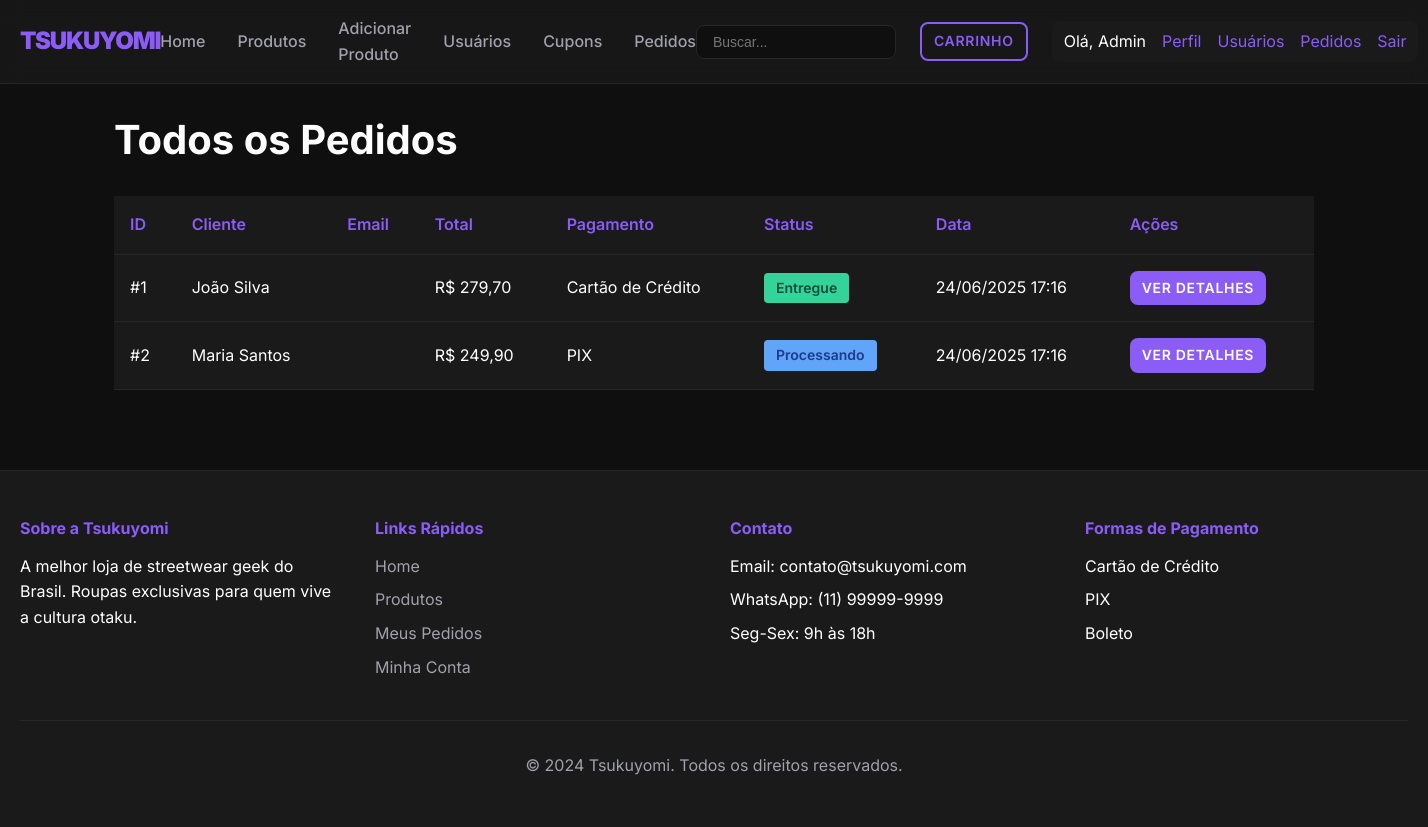
The page /public/index.php?action=all_orders (signed in) on the database its author committed.
### tables this page shows
CREATE TABLE `orders` (
  `id` int(11) NOT NULL,
  `user_id` int(11) NOT NULL,
  `total_amount` decimal(10,2) NOT NULL,
  `status` enum('pending','processing','shipped','delivered','cancelled') DEFAULT 'pending',
  `payment_method` varchar(50) DEFAULT NULL,
  `shipping_address` text DEFAULT NULL,
  `created_at` timestamp NOT NULL DEFAULT current_timestamp(),
  `updated_at` timestamp NOT NULL DEFAULT current_timestamp() ON UPDATE current_timestamp()
);

CREATE TABLE `users` (
  `id` int(11) NOT NULL,
  `name` varchar(100) NOT NULL,
  `email` varchar(100) NOT NULL,
  `password` varchar(255) NOT NULL,
  `phone` varchar(20) DEFAULT NULL,
  `address` varchar(255) DEFAULT NULL,
  `city` varchar(100) DEFAULT NULL,
  `state` varchar(2) DEFAULT NULL,
  `zip_code` varchar(10) DEFAULT NULL,
  `user_type` enum('customer','admin') DEFAULT 'customer',
  `created_at` timestamp NOT NULL DEFAULT current_timestamp()
);

### controllers/OrderController.php (called while the page is built, shortened)
<?php
require_once '../config/database.php';
require_once '../models/Order.php';
class OrderController {
    private $order;
    public function __construct() {
        $database = new Database();
        $this->db = $database->getConnection();
        $this->order = new Order($this->db);
    }
    public function allOrders() {
        $stmt = $this->order->getAllOrders();
        $orders = $stmt->fetchAll(PDO::FETCH_ASSOC);
        include '../views/admin/orders/index.php';
    }
}
?>

### config/database.php (called while the page is built, shortened)
<?php
class Database {
    private $host = "localhost";
    private $db_name = "tsukuyomi_store";
    private $username = "root";
    private $password = "";
    public function getConnection() {
        $this->conn = null;
        try {
            $this->conn = new PDO("mysql:host=" . $this->host . ";dbname=" . $this->db_name,
                                  $this->username, $this->password);
            $this->conn->exec("set names utf8");
            $this->conn->setAttribute(PDO::ATTR_ERRMODE, PDO::ERRMODE_EXCEPTION);
        } catch(PDOException $exception) {
            echo "Connection error: " . $exception->getMessage();
        }
        return $this->conn;
    }
}
?>

### models/Order.php (called while the page is built, shortened)
<?php
class Order {
    private $conn;
    private $table_name = "orders";
    public function __construct($db) {
        $this->conn = $db;
    }
    public function getAllOrders() {
        $query = "SELECT o.*, u.name as user_name
                FROM " . $this->table_name . " o
                JOIN users u ON o.user_id = u.id
                ORDER BY o.created_at DESC";
        $stmt = $this->conn->prepare($query);
        $stmt->execute();
        return $stmt;
    }
}
?>

### views/admin/orders/index.php (the view, shortened to what this page needs)
<?php include '../../layout/header.php'; ?>
<div class="admin-container">
    <h1>Todos os Pedidos</h1>
    <div class="table-container">
        <table class="data-table">
            <thead>
                <tr>
                    <th>ID</th>
                    <th>Cliente</th>
                    <th>Email</th>
                    <th>Total</th>
                    <th>Pagamento</th>
                    <th>Status</th>
                    <th>Data</th>
                    <th>Ações</th>
                </tr>
            </thead>
            <tbody>
                <?php foreach($orders as $order): ?>
                    <tr>
                        <td>#<?php echo $order['id']; ?></td>
                        <td><?php echo htmlspecialchars($order['user_name']); ?></td>
                        <td><?php echo htmlspecialchars($order['email']); ?></td>
                        <td>R$ <?php echo number_format($order['total_amount'], 2, ',', '.'); ?></td>
                        <td>
                            <?php
                            $payment_labels = [
                                'card' => 'Cartão',
                                'credit_card' => 'Cartão de Crédito',
                                'debit_card' => 'Cartão de Débito',
                                'pix' => 'PIX',
                                'boleto' => 'Boleto'
                            ];
                            echo $payment_labels[$order['payment_method']] ?? $order['payment_method'];
                            ?>
                        </td>
                        <td>
                            <span class="order-status status-<?php echo $order['status']; ?>">
                                <?php
                                $status_labels = [
                                    'pending' => 'Pendente',
                                    'processing' => 'Processando',
                                    'shipped' => 'Enviado',
                                    'delivered' => 'Entregue',
                                    'cancelled' => 'Cancelado'
                                ];
                                echo $status_labels[$order['status']] ?? $order['status'];
                                ?>
                            </span>
                        </td>
                        <td><?php echo date('d/m/Y H:i', strtotime($order['created_at'])); ?></td>
                        <td>
                            <a href="index.php?action=order&id=<?php echo $order['id']; ?>"
                               class="btn btn-sm btn-primary">Ver Detalhes</a>
                        </td>
                    </tr>
                <?php endforeach; ?>
            </tbody>
        </table>
    </div>
</div>
<?php include '../../layout/footer.php'; ?>

### public/css/style.css (style rules this page uses)
:root { --primary-color: #8b5cf6; --secondary-color: #1e1b4b; --accent-color: #dc2626; --background-color: #0f0f0f; --surface-color: #1a1a1a; --text-primary: #ffffff; --text-secondary: #a1a1aa; --border-color: #27272a; }
body { font-family: 'Inter', -apple-system, BlinkMacSystemFont, sans-serif; background-color: var(--background-color); color: var(--text-primary); line-height: 1.6; min-height: 100vh; }
h1, h2, h3, h4, h5, h6 { font-weight: 700; margin-bottom: 1rem; line-height: 1.2; }
h1 { font-size: 2.5rem; }
a { color: var(--primary-color); text-decoration: none; transition: color 0.3s ease; }
.btn { display: inline-block; padding: 0.75rem 1.5rem; border-radius: 0.5rem; font-weight: 600; text-align: center; transition: all 0.3s ease; cursor: pointer; border: none; font-size: 0.875rem; text-transform: uppercase; letter-spacing: 0.05em; }
.btn-primary { background-color: var(--primary-color); color: white; }
.order-status { display: inline-block; padding: 0.25rem 0.75rem; border-radius: 0.25rem; font-size: 0.875rem; font-weight: 600; }
.status-processing { background-color: #60a5fa; color: #1e3a8a; }
.status-delivered { background-color: #34d399; color: #064e3b; }
.table-container { overflow-x: auto; margin: 2rem 0; }
.data-table { width: 100%; border-collapse: collapse; }
.data-table th, .data-table td { padding: 1rem; text-align: left; border-bottom: 1px solid var(--border-color); }
.data-table th { background-color: var(--surface-color); font-weight: 600; }
.btn-sm { padding: 0.5rem 1rem; font-size: 0.875rem; }

### views/admin/orders/index.php (style rules this page uses)
.admin-container { max-width: 1200px; margin: 2rem auto; }
.table-container { overflow-x: auto; margin: 2rem 0; }
.data-table { width: 100%; border-collapse: collapse; background-color: var(--surface-color); }
.data-table th, .data-table td { padding: 1rem; text-align: left; border-bottom: 1px solid var(--border-color); }
.data-table th { background-color: var(--surface-color); font-weight: 600; color: var(--primary-color); }
.order-status { display: inline-block; padding: 0.25rem 0.75rem; border-radius: 0.25rem; font-size: 0.875rem; font-weight: 600; }
.status-processing { background-color: #60a5fa; color: #1e3a8a; }
.status-delivered { background-color: #34d399; color: #064e3b; }
.btn-sm { padding: 0.375rem 0.75rem; font-size: 0.875rem; }

### rows shown on the page
orders: id "1", user.name "João Silva", total_amount "279,70", payment_method "Cartão de Crédito", status "Entregue", created_at "24/06/2025 17:16"
orders: id "2", user.name "Maria Santos", total_amount "249,90", payment_method "PIX", status "Processando", created_at "24/06/2025 17:16"

### other values the page prints
$_SESSION['user_name'] "Admin"
